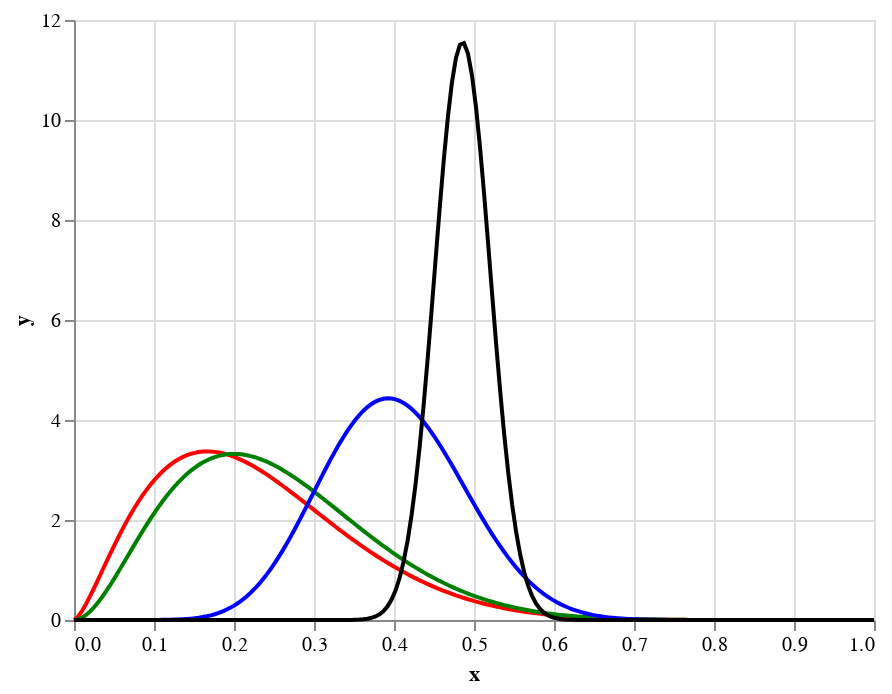

This figure's notebook cell:
### Code cell
charts[0] + charts[1] + charts[2] + charts[3]

### Figure 1 — Vega-Lite specification as saved in the notebook (floating-point values rounded to 4 significant figures; data arrays with more than 128 entries replaced by an {"elided": "..."} marker saying what was removed)
{"config": {"view": {"continuousWidth": 400, "continuousHeight": 300}}, "layer": [{"data": {"name": "data-8f380ca5a8a66545cf28072afcfd7b7d"}, "mark": {"type": "line", "color": "red", "filled": false}, "encoding": {"x": {"type": "quantitative", "field": "x"}, "y": {"type": "quantitative", "field": "y"}}}, {"data": {"name": "data-9ad083be3a79d320dd7bc7ab943e1fc5"}, "mark": {"type": "line", "color": "green", "filled": false}, "encoding": {"x": {"type": "quantitative", "field": "x"}, "y": {"type": "quantitative", "field": "y"}}}, {"data": {"name": "data-6be34e1475194949f2e265b92f724eb5"}, "mark": {"type": "line", "color": "blue", "filled": false}, "encoding": {"x": {"type": "quantitative", "field": "x"}, "y": {"type": "quantitative", "field": "y"}}}, {"data": {"name": "data-84e412c845d1f8f48175218e0994a834"}, "mark": {"type": "line", "color": "black", "filled": false}, "encoding": {"x": {"type": "quantitative", "field": "x"}, "y": {"type": "quantitative", "field": "y"}}}], "$schema": "https://vega.github.io/schema/vega-lite/v4.8.1.json", "datasets": {"data-8f380ca5a8a66545cf28072afcfd7b7d": {"elided": "200 records"}, "data-9ad083be3a79d320dd7bc7ab943e1fc5": {"elided": "200 records"}, "data-6be34e1475194949f2e265b92f724eb5": {"elided": "200 records"}, "data-84e412c845d1f8f48175218e0994a834": {"elided": "200 records"}}}
